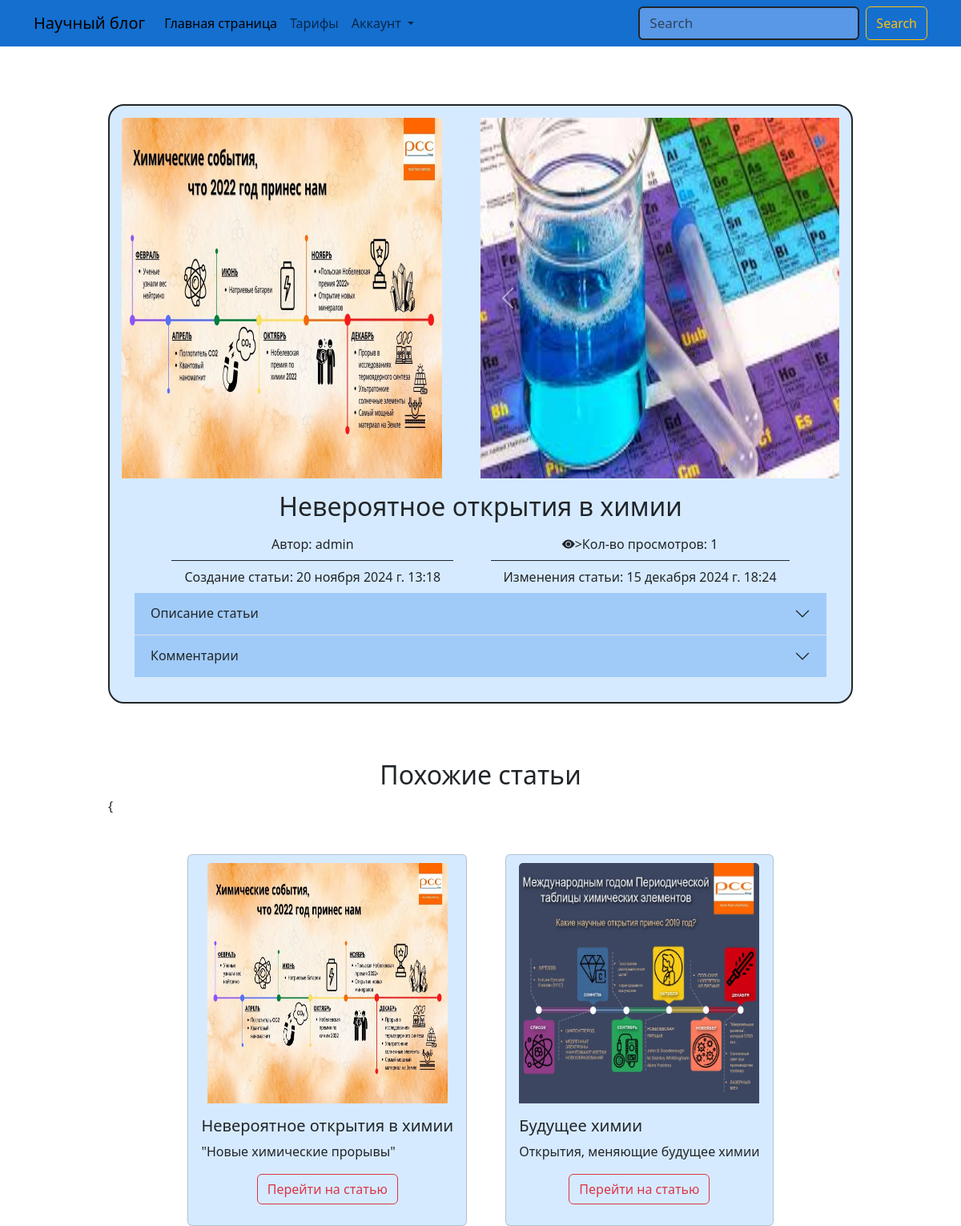
Screenshot of /show/article/neveroyatnoe-otkrytiya-v-himii/ with the database file from the repository.
### pages/models.py (models this page shows, shortened)
class Articles(models.Model):
    title = models.CharField(max_length=250, verbose_name='Заголовок')
    quantity_views = models.IntegerField(default=0, verbose_name='Кло-во просмотров')
    description = models.TextField(verbose_name='Описание')
    card_description = models.TextField(verbose_name='Короткое описание', validators=[
        MinLengthValidator(25),  # MinLengthValidator -> минимальных значений
        MaxLengthValidator(35)  # MaxLengthValidator -> максимальных значений
    ])
    is_published = models.BooleanField(default=True, verbose_name='Опубликовать')
    is_banned = models.BooleanField(default=False, verbose_name='Заблокированная статья')
    category = models.ForeignKey(Categories, on_delete=models.CASCADE, verbose_name='Категория')
    creation_datetime = models.DateTimeField(auto_now_add=True, verbose_name='Время и дата создания')
    updates_datetime = models.DateTimeField(auto_now=True, verbose_name='Время и дата обновления')
    author = models.ForeignKey(User, on_delete=models.SET_NULL, null=True, blank=True, verbose_name='Автар статьи')
    subject_article = models.ManyToManyField(Subjects, verbose_name='Тематика статьи')
    timing_article = models.TimeField(auto_now_add=False, verbose_name='Хронометраж статьи')
    slug = models.SlugField(max_length=250)
    def get_first_photo(self):
        try:
            photo = self.gallery_articles.all().first()
            return photo.image.url
        except Exception as e:
            print(e)
            return 'https://cdn.vectorstock.com/i/500p/46/50/missing-picture-page-for-website-design-or-mobile-vector-27814650.jpg'
    def get_all_photo(self):
        try:
            photo = self.gallery_articles.all()[1:]
            return photo
        except Exception as e:
            print(e)
            return 'https://cdn.vectorstock.com/i/500p/46/50/missing-picture-page-for-website-design-or-mobile-vector-27814650.jpg'
    class Meta:
        verbose_name = 'Статья'
        verbose_name_plural = 'Статьи'

class GalleryArticles(models.Model):
    image = models.ImageField(upload_to='articles/', verbose_name='Фотки')
    article = models.ForeignKey(Articles, on_delete=models.CASCADE, related_name='gallery_articles')

### pages/views.py (the view, shortened to what this page needs)
# urls.py: path('show/article/<slug:slug_article>/', views.ShowDetailView.as_view(), name='detail_page'),
class ShowDetailView(DetailView):
    model = Articles
    context_object_name = 'article'
    slug_url_kwarg = 'slug_article'
    template_name='pages/detail.html'
    extra_context = {
        'form_comment_anonymous': CommentAnonymousForm,
        'form_comment_authentication': CommentAuthenticatedForm
    }
    def get_context_data(self, **kwargs):
        context = super().get_context_data()
        article = get_object_or_404(Articles, slug=self.kwargs['slug_article'])
        id_article_subject = [art.pk for art in article.subject_article.all()]
        articles = [Articles.objects.filter(subject_article=art_id) for art_id in id_article_subject]
        context['articles'] = articles[0]
        context['comment_anonymous']= CommentAnonymous.objects.filter(article_id=article.pk)
        context['comment_authenticated'] = CommentAuthenticated.objects.filter(article_id=article.pk)
        return context

### pages/templates/pages/detail.html (shortened to what this page needs)
{% extends 'base.html' %}
{% block content %}
<div class="container">
    <div class="d-flex justify-content-center">
        <div class="col-10">
            <div class="card custom-card-detail">
                <div class="d-flex justify-content-around">
                    <div class="col-6">
                        <img src="{{ article.get_first_photo }}" class="card-img-top"
                             style="width: 400px; height: 450px"
                             alt="...">
                    </div>
                    <div class="col-6">
                        <div id="carouselExample" class="carousel slide">
                            <div class="carousel-inner">
                                {% for photo in article.get_all_photo %}
                                {% if forloop.counter == 1 %}
                                <div class="carousel-item active">
                                    <img src="{{ photo.image.url }}" style="width: 400px; height: 450px"
                                         class="d-block w-100" alt="...">
                                </div>
                                {% else %}
                                <div class="carousel-item">
                                    <img src="{{ photo.image.url }}" style="width: 400px; height: 450px"
                                         class="d-block w-100" alt="...">
                                </div>
                                {% endif %}
                                {% endfor %}
                            </div>
                            <button class="carousel-control-prev" type="button" data-bs-target="#carouselExample"
                                    data-bs-slide="prev">
                                <span class="carousel-control-prev-icon" aria-hidden="true"></span>
                            </button>
                            <button class="carousel-control-next" type="button" data-bs-target="#carouselExample"
                                    data-bs-slide="next">
                                <span class="carousel-control-next-icon" aria-hidden="true"></span>
                            </button>
                        </div>
                    </div>
                </div>
                <div class="card-body">
                    <h2 class="text-center text-dark card-title">{{ article.title }}</h2>
                    <div class="d-flex justify-content-evenly">
                        <ul class="list-group list-group-flush">
                            <li class="list-group-item text-center custom-item-list">Автор: {{ article.author }}</li>
                            <li class="list-group-item text-center custom-item-list">Создание статьи:
                                {{ article.creation_datetime }}
                            </li>
                        </ul>
                        <ul class="list-group list-group-flush">
                            <li class="list-group-item text-center custom-item-list"><i class="bi bi-eye-fill"></i>>Кол-во просмотров:
                                {{ article.quantity_views }}
                            </li>
                            <li class="list-group-item text-center custom-item-list">Изменения статьи:
                                {{ article.updates_datetime }}
                            </li>
                        </ul>
                    </div>
                    <div class="accordion accordion-flush" id="accordionFlushDetail">
                        <div class="accordion-item ">
                            <h2 class="accordion-header">
                                <button class="accordion-button collapsed accordion-custom" type="button"
                                        data-bs-toggle="collapse"
                                        data-bs-target="#detail-collapseOne" aria-expanded="false"
                                        aria-controls="detail-collapseOne">
                                    Описание статьи
                                </button>
                            </h2>
                        </div>
                        <div class="accordion-item">
                            <h2 class="accordion-header">
                                <button class="accordion-button collapsed accordion-custom" type="button"
                                        data-bs-toggle="collapse"
                                        data-bs-target="#detail-collapseThree" aria-expanded="false"
                                        aria-controls="detail-collapseThree">
                                    Комментарии
                                </button>
                            </h2>
                        </div>
                    </div>
                </div>
            </div>
        </div>
    </div>
    <div class="d-flex justify-content-center">
        <div class="col-10">
            <h2 class="text-center bg-white">
                Похожие статьи
            </h2>
            {
            <div class="d-flex justify-content-center gap-5 mt-5" style="flex-wrap: wrap;">
                {% for article_s in articles %}
                <div class="card custom-card h-100">
                    <div style="margin: 0 auto;">
                        <img src="{{ article_s.get_first_photo }}" class="card-img-top"
                             style="width: 300px; height: 300px"
                             alt="...">
                    </div>
                    <div class="card-body">
                        <h5 class="card-title">{{ article_s.title }}</h5>
                        <p class="card-text">{{ article_s.card_description }}</p>
                        <div class="d-flex justify-content-center">
                            <a href="{% url 'detail_page' article_s.slug %}" class="btn btn-outline-danger">
                                Перейти на статью
                            </a>
                        </div>
                    </div>
                </div>
                {% endfor %}
            </div>
        </div>
    </div>
</div>
{% endblock content %}

### static/css/style.css (style rules this page uses)
* { text-decoration: none; list-style: none; margin: 0; padding: 0; }
body { background: url('https://www.unite.ai/wp-content/uploads/2023/12/601b1bfb-b5f9-4a7d-9a5d-a04616685e42.jpg'); background-repeat: no-repeat; background-size: cover; }
.custom-card { background-color: #d6eaff; transition: .3s; padding: 10px 0px; }
.custom-card-detail { margin: 70px 0px; border: 2px solid; border-radius: 20px; padding: 15px; transition: .5s; background-color: #d6eaff; }
.custom-item-list { background-color: #d6eaff; border-top: 2px solid; border-bottom: 2px solid; }
.accordion-custom { background-color: #a0cbf9; padding: 16px 20px; }

### rows the page displays
Articles: get_first_photo (picture), title "Невероятное открытия в химии", author "admin", creation_datetime "20 ноября 2024 г. 13:18", quantity_views "1", updates_datetime "15 декабря 2024 г. 18:24", card_description "\"Новые химические прорывы\""
GalleryArticles: image (picture)
Articles: get_first_photo (picture), title "Будущее химии", card_description "Открытия, меняющие будущее химии"
